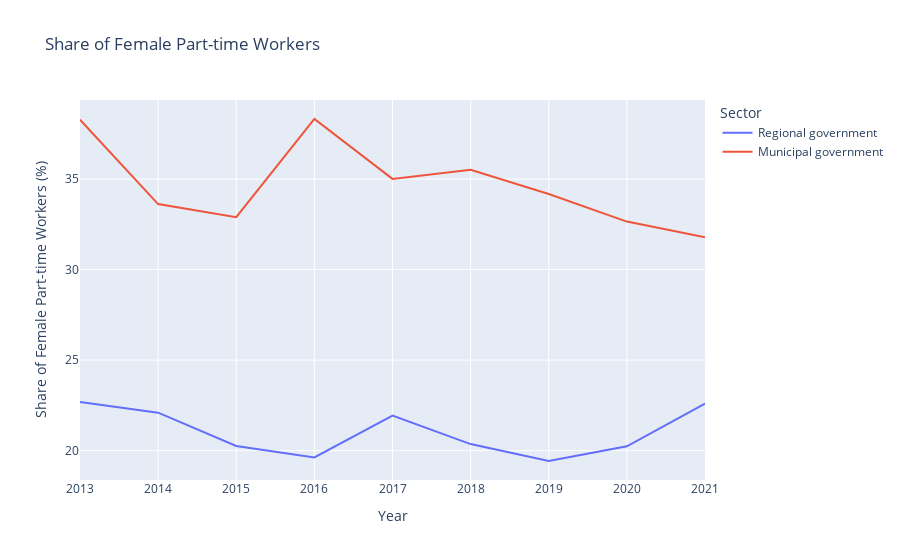

Notebook code for this chart:
### Markdown cell above
To get a better understanding of the female employment, we examine the female share of part-time workers which is calculated as female part-time workers divided by the total of female workers. We show the share in a line plot.

### Code cell
# calculating the share of female part-time workers
merged['Share of Female Part-time Workers'] = (merged['Female Part-time']) / (merged['Female Full-time'] + merged['Female Part-time']) * 100

# create a line plot of gender wage gap over the years for each sector using Plotly
fig = px.line(merged,   x='Year', 
                        y='Share of Female Part-time Workers', 
                        color='Sector', 
                        title='Share of Female Part-time Workers')

# add x and y axis labels
fig.update_xaxes(title='Year')
fig.update_yaxes(title='Share of Female Part-time Workers (%)')

# display the plot
fig.show()

### Figure 1 — Plotly figure (JSON) as saved in the notebook; plotly's stock layout.template omitted (floating-point values rounded to 4 significant figures)
{"data": [{"hovertemplate": "Sector=Regional government<br>Year=%{x}<br>Share of Female Part-time Workers=%{y}<extra></extra>", "legendgroup": "Regional government", "line": {"color": "#636efa", "dash": "solid"}, "marker": {"symbol": "circle"}, "mode": "lines", "name": "Regional government", "orientation": "v", "showlegend": true, "type": "scatter", "x": [2013, 2014, 2015, 2016, 2017, 2018, 2019, 2020, 2021], "xaxis": "x", "y": [22.68, 22.1, 20.26, 19.62, 21.93, 20.36, 19.43, 20.24, 22.6], "yaxis": "y"}, {"hovertemplate": "Sector=Municipal government<br>Year=%{x}<br>Share of Female Part-time Workers=%{y}<extra></extra>", "legendgroup": "Municipal government", "line": {"color": "#EF553B", "dash": "solid"}, "marker": {"symbol": "circle"}, "mode": "lines", "name": "Municipal government", "orientation": "v", "showlegend": true, "type": "scatter", "x": [2013, 2014, 2015, 2016, 2017, 2018, 2019, 2020, 2021], "xaxis": "x", "y": [38.28, 33.62, 32.9, 38.32, 35.01, 35.51, 34.18, 32.65, 31.78], "yaxis": "y"}], "layout": {"legend": {"title": {"text": "Sector"}, "tracegroupgap": 0}, "title": {"text": "Share of Female Part-time Workers"}, "xaxis": {"anchor": "y", "domain": [0, 1], "title": {"text": "Year"}}, "yaxis": {"anchor": "x", "domain": [0, 1], "title": {"text": "Share of Female Part-time Workers (%)"}}}}
